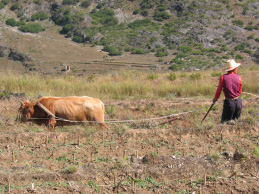
%> input picture SimakovFarmer.png, 259 x 194 px
$ octave FinalProj_ImageRetagetting.m   (GNU Octave 9; MATLAB toolbox functions it lacks are replaced by stand-ins)
%> lines starting %> are read from the running program, lines starting %| are printed output that depends on the picture
### patchMatchNNF.m
% computes the NNF between patches in the target image and those in the source image
function NNF = patchMatchNNF(target_image, source_image)
    global patch_size;

    fprintf("Computing NNF using PatchMatch...\n");

    target_size = size(target_image);
    source_size = size(source_image);

    % initialize the NNF
    NNF = zeros(target_size(1), target_size(2), 2);

    tic

    padTarget = padarray(target_image,[floor(patch_size/2),floor(patch_size/2)],0,'both');
    padSource = padarray(source_image,[floor(patch_size/2),floor(patch_size/2)],'both','symmetric');

    rng('default')

     rng('default')
    NNF(:,:,1) = reshape( randi(size(NNF,1),size(NNF,1)*size(NNF,2),1), size(NNF,2), size(NNF,1)) .';
    NNF(:,:,2) = reshape( randi(size(NNF,2),size(NNF,1)*size(NNF,2),1), size(NNF,2), size(NNF,1)) .';
    NNF(:,:,:) = NNF(:,:,:) + floor(patch_size/2);


    % Calculate distances between patches

    for i = 1:1:size(target_image,1)
        for j = 1:1:size(target_image,2)

            % patchComp = abs( padTarget( (NNF(i,j,1)-(floor(patch_size/2))):1:(NNF(i,j,1)+(floor(patch_size/2))) , (NNF(i,j,2)-(floor(patch_size/2))):1:(NNF(i,j,2)+(floor(patch_size/2))),:) - padSource( (NNF(i,j,1)-(floor(patch_size/2))):1:(NNF(i,j,1)+(floor(patch_size/2))) , (NNF(i,j,2)-(floor(patch_size/2))):1:(NNF(i,j,2)+(floor(patch_size/2))),:));
            % totalSum = sum(patchComp,'all');
            totalSum = CalcPatchDistanceinitial(NNF,i,j,padSource,target_image);
            NNF(i,j,3) = totalSum;

        end
    end

    for inter = 1:1:15

        NNF = propogate(NNF, target_image, padSource, source_image);
        NNF = randomSearch(NNF, padSource, target_image);


    end

    toc

    fprintf("Done!\n");
end

% [269 lines left out: functions randomSearch, getxy, CalcPatchDistanceinitial, propogate, computeDifProp, CalcPatchRand and 1 more, not called in this run]

### FinalProj_ImageRetagetting.m
clear;
clc;
close all;
global patch_size;
patch_size = 11;
%% PART 2 - IMAGE RETARGETTING
%%% Declaring parameters for the retargeting
minImgSize = 30;                % lowest scale resolution size for min(w, h)
outSizeFactor = [1, 0.65];		% the ratio of output image
numScales = 10;                 % number of scales (distributed logarithmically)

%% Preparing data for the retargeting
image = imread('SimakovFarmer.png');
%> image is the input picture: size 194x259x3 uint8; mean R, G, B 145.3, 126.7, 100.8
[h, w, ~] = size(image);
%> h = 194; w = 259

targetSize = outSizeFactor .* [h, w];
%> targetSize = [194 168.3]
% imageLab = rgb2lab(image); % Convert the source and target Images
% imageLab = double(imageLab)/255;
imageLab = im2double(image);


coarseLevelH = ceil(h* minImgSize / (w * outSizeFactor(2)));
%> coarseLevelH = 35
coarseW = ceil(h* minImgSize / (h * outSizeFactor(2)));
%> coarseW = 47
percentResize = coarseLevelH / h;
%> percentResize = 0.18
steps = (1-percentResize)/(numScales- 1);
%> steps = 0.0911
ImgScales = cell(numScales,1);
ImgScales{1} = imageLab;

ind = 1;
for i = 2:1:numScales
    ImgScales{i,1} = imresize(ImgScales{1,1},1-(steps*ind),'bicubic');
    ind = ind + 1;
end
%> after the loop, ImgScales = 10 items; ind = 10

% Gradual Scaling - iteratively icrease the relative resizing scale between the input and
% the output (working in the coarse level).
%% STEP 1 - do the retargeting at the coarsest level

 target_image = ImgScales{numScales};
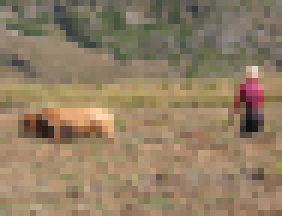
%> target_image: size 36x47x3 double (shown 6 times larger); mean R, G, B 0.57, 0.497, 0.395
 imshow(target_image)

 percentResize = minImgSize / coarseLevelH;
%> percentResize = 0.857
 steps = (1-percentResize)/(numScales- 1);
%> steps = 0.0159

 for i=1:numScales
    target_image = imresize(target_image,[coarseLevelH,coarseW*(1-steps*i)],'bicubic');
%> (the run ends here)
